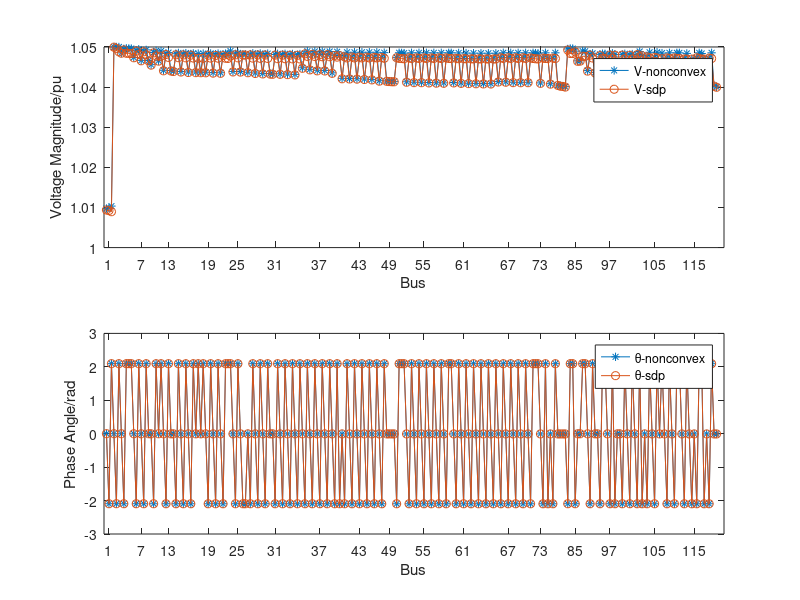

The MATLAB source for this figure:
clc;
clear;

x1=-2.4980E-16;
x2=-2.09440000;
x3=2.09440000;
x4=1.05000000;
x5=1.05000000;
x6=1.05000000;
x7=-0.00108263;
x8=-2.09469082;
x9=2.09413014;
x10=1.04851541;
x11=1.04953072;
x12=1.04966815;
x13=0.00000000;
x14=0.00000000;
x15=2.09411840;
x16=0.00000000;
x17=0.00000000;
x18=1.04963200;
x19=0.00000000;
x20=0.00000000;
x21=2.09411077;
x22=0.00000000;
x23=0.00000000;
x24=1.04960851;
x25=-0.00189793;
x26=-2.09489827;
x27=2.09393910;
x28=1.04740207;
x29=1.04919362;
x30=1.04943276;
x31=-0.00244243;
x32=-2.09503665;
x33=2.09381169;
x34=1.04666024;
x35=1.04896892;
x36=1.04927586;
x37=-0.00245305;
x38=0.00000000;
x39=0.00000000;
x40=1.04662761;
x41=0.00000000;
x42=0.00000000;
x43=-0.00322839;
x44=-2.09524510;
x45=2.09361995;
x46=1.04558587;
x47=1.04863156;
x48=1.04904018;
x49=-0.00247313;
x50=0.00000000;
x51=0.00000000;
x52=1.04656599;
x53=0.00000000;
x54=0.00000000;
x55=0.00000000;
x56=0.00000000;
x57=2.09360114;
x58=0.00000000;
x59=0.00000000;
x60=1.04898231;
x61=-0.00411525;
x62=-2.09547794;
x63=2.09338878;
x64=1.04419482;
x65=1.04836182;
x66=1.04859379;
x67=-0.00413304;
x68=0.00000000;
x69=0.00000000;
x70=1.04414032;
x71=0.00000000;
x72=0.00000000;
x73=-0.00424916;
x74=-2.09551600;
x75=2.09335304;
x76=1.04401727;
x77=1.04831454;
x78=1.04852493;
x79=-0.00433386;
x80=-2.09553900;
x81=2.09332251;
x82=1.04390150;
x83=1.04828590;
x84=1.04846937;
x85=-0.00442676;
x86=-2.09556402;
x87=2.09329341;
x88=1.04377392;
x89=1.04825364;
x90=1.04841441;
x91=-0.00445441;
x92=0.00000000;
x93=2.09326416;
x94=1.04377087;
x95=0.00000000;
x96=1.04836178;
x97=-0.00447065;
x98=0.00000000;
x99=2.09327280;
x100=1.04375098;
x101=0.00000000;
x102=1.04835993;
x103=-0.00447188;
x104=-2.09558094;
x105=2.09328530;
x106=1.04370573;
x107=1.04822766;
x108=1.04839281;
x109=-0.00452340;
x110=-2.09560599;
x111=2.09327311;
x112=1.04362242;
x113=1.04818842;
x114=1.04836074;
x115=-0.00455334;
x116=-2.09562481;
x117=2.09326614;
x118=1.04357347;
x119=1.04815718;
x120=1.04834227;
x121=0.00000000;
x122=0.00000000;
x123=2.09324827;
x124=0.00000000;
x125=0.00000000;
x126=1.04831293;
x127=0.00000000;
x128=0.00000000;
x129=2.09360584;
x130=0.00000000;
x131=0.00000000;
x132=1.04899678;
x133=-0.00424948;
x134=-2.09551571;
x135=2.09331212;
x136=1.04390069;
x137=1.04826815;
x138=1.04850129;
x139=-0.00421887;
x140=-2.09557180;
x141=0.00000000;
x142=1.04389397;
x143=1.04819810;
x144=0.00000000;
x145=0.00000000;
x146=-2.09557384;
x147=0.00000000;
x148=0.00000000;
x149=1.04819183;
x150=0.00000000;
x151=-0.00433184;
x152=-2.09553626;
x153=2.09326497;
x154=1.04370923;
x155=1.04822767;
x156=1.04843411;
x157=-0.00441551;
x158=-2.09555508;
x159=2.09323415;
x160=1.04351722;
x161=1.04818949;
x162=1.04838931;
x163=-0.00444165;
x164=-2.09556616;
x165=2.09320987;
x166=1.04340900;
x167=1.04816810;
x168=1.04835323;
x169=-0.00445590;
x170=0.00000000;
x171=0.00000000;
x172=1.04336537;
x173=0.00000000;
x174=0.00000000;
x175=-0.00443387;
x176=-2.09558097;
x177=2.09317882;
x178=1.04332116;
x179=1.04814092;
x180=1.04830768;
x181=-0.00443110;
x182=-2.09558060;
x183=2.09317030;
x184=1.04331910;
x185=1.04813362;
x186=1.04829982;
x187=-0.00441398;
x188=-2.09558962;
x189=2.09314726;
x190=1.04324409;
x191=1.04810584;
x192=1.04826678;
x193=-0.00439687;
x194=-2.09559937;
x195=2.09313238;
x196=1.04316965;
x197=1.04807931;
x198=1.04824493;
x199=-0.00387464;
x200=-2.09542660;
x201=2.09352610;
x202=1.04481732;
x203=1.04835710;
x204=1.04894767;
x205=-0.00419849;
x206=-2.09551084;
x207=2.09348029;
x208=1.04443297;
x209=1.04822884;
x210=1.04890145;
x211=-0.00440102;
x212=-2.09556351;
x213=2.09345166;
x214=1.04419280;
x215=1.04814868;
x216=1.04887257;
x217=-0.00443065;
x218=-2.09556281;
x219=2.09345216;
x220=1.04415804;
x221=1.04814900;
x222=1.04887290;
x223=-0.00495409;
x224=-2.09569768;
x225=2.09339072;
x226=1.04355559;
x227=1.04792654;
x228=1.04881520;
x229=0.00000000;
x230=-2.09571535;
x231=0.00000000;
x232=0.00000000;
x233=1.04787223;
x234=0.00000000;
x235=-0.00613789;
x236=-2.09592402;
x237=2.09325508;
x238=1.04218925;
x239=1.04753455;
x240=1.04868265;
x241=-0.00613792;
x242=-2.09592313;
x243=2.09325333;
x244=1.04213186;
x245=1.04750061;
x246=1.04868336;
x247=-0.00613794;
x248=-2.09592250;
x249=2.09325210;
x250=1.04209168;
x251=1.04747686;
x252=1.04868387;
x253=-0.00613782;
x254=-2.09592153;
x255=2.09325034;
x256=1.04201120;
x257=1.04744525;
x258=1.04868462;
x259=-0.00613766;
x260=-2.09592035;
x261=2.09324822;
x262=1.04191347;
x263=1.04740686;
x264=1.04868554;
x265=-0.00665022;
x266=-2.09602534;
x267=2.09320798;
x268=1.04159136;
x269=1.04740612;
x270=1.04858096;
x271=-0.00666452;
x272=0.00000000;
x273=0.00000000;
x274=1.04154765;
x275=0.00000000;
x276=0.00000000;
x277=-0.00668420;
x278=0.00000000;
x279=0.00000000;
x280=1.04148755;
x281=0.00000000;
x282=0.00000000;
x283=-0.00669970;
x284=0.00000000;
x285=0.00000000;
x286=1.04144020;
x287=0.00000000;
x288=0.00000000;
x289=-0.00678685;
x290=-2.09606245;
x291=2.09318645;
x292=1.04143376;
x293=1.04734649;
x294=1.04855785;
x295=0.00000000;
x296=0.00000000;
x297=2.09317351;
x298=0.00000000;
x299=0.00000000;
x300=1.04851805;
x301=0.00000000;
x302=0.00000000;
x303=2.09315704;
x304=0.00000000;
x305=0.00000000;
x306=1.04846740;
x307=-0.00688578;
x308=-2.09608400;
x309=2.09317679;
x310=1.04131951;
x311=1.04731225;
x312=1.04854897;
x313=-0.00697245;
x314=-2.09608555;
x315=2.09317653;
x316=1.04121808;
x317=1.04731309;
x318=1.04854665;
x319=-0.00698328;
x320=-2.09608575;
x321=2.09317650;
x322=1.04120540;
x323=1.04731319;
x324=1.04854636;
x325=-0.00703475;
x326=-2.09608667;
x327=2.09317634;
x328=1.04114517;
x329=1.04731369;
x330=1.04854499;
x331=-0.00708623;
x332=-2.09608759;
x333=2.09317619;
x334=1.04108494;
x335=1.04731419;
x336=1.04854362;
x337=-0.00711332;
x338=-2.09608807;
x339=2.09317611;
x340=1.04105325;
x341=1.04731445;
x342=1.04854289;
x343=0.00000000;
x344=0.00000000;
x345=2.09317619;
x346=0.00000000;
x347=0.00000000;
x348=1.04854362;
x349=-0.00704256;
x350=-2.09615886;
x351=2.09314637;
x352=1.04114153;
x353=1.04719748;
x354=1.04851604;
x355=-0.00714196;
x356=-2.09621037;
x357=2.09313275;
x358=1.04102359;
x359=1.04713128;
x360=1.04848190;
x361=-0.00718781;
x362=-2.09624158;
x363=2.09312447;
x364=1.04096895;
x365=1.04709069;
x366=1.04846144;
x367=-0.00722517;
x368=-2.09625238;
x369=2.09311521;
x370=1.04092555;
x371=1.04707764;
x372=1.04844507;
x373=-0.00726188;
x374=-2.09626409;
x375=2.09311697;
x376=1.04088178;
x377=1.04706287;
x378=1.04844381;
x379=-0.00727825;
x380=-2.09627420;
x381=2.09311858;
x382=1.04086190;
x383=1.04704957;
x384=1.04844313;
x385=-0.00683969;
x386=-2.09605459;
x387=2.09318277;
x388=1.04137430;
x389=1.04734866;
x390=1.04855508;
x391=-0.00688447;
x392=-2.09605320;
x393=2.09317299;
x394=1.04132121;
x395=1.04734724;
x396=1.04854320;
x397=-0.00697385;
x398=-2.09605347;
x399=2.09317139;
x400=1.04121663;
x401=1.04734485;
x402=1.04854406;
x403=-0.00699010;
x404=-2.09605352;
x405=2.09317110;
x406=1.04119761;
x407=1.04734442;
x408=1.04854422;
x409=-0.00698804;
x410=-2.09607691;
x411=2.09316577;
x412=1.04120526;
x413=1.04730370;
x414=1.04853871;
x415=0.00000000;
x416=0.00000000;
x417=2.09314460;
x418=0.00000000;
x419=0.00000000;
x420=1.04847358;
x421=0.00000000;
x422=0.00000000;
x423=2.09312930;
x424=0.00000000;
x425=0.00000000;
x426=1.04842654;
x427=-0.00713619;
x428=-2.09610447;
x429=2.09316531;
x430=1.04103834;
x431=1.04725510;
x432=1.04854518;
x433=0.00000000;
x434=-2.09612060;
x435=0.00000000;
x436=0.00000000;
x437=1.04717351;
x438=0.00000000;
x439=-0.00730909;
x440=-2.09610503;
x441=2.09316227;
x442=1.04084013;
x443=1.04725054;
x444=1.04854686;
x445=-0.00741650;
x446=0.00000000;
x447=0.00000000;
x448=1.04052288;
x449=0.00000000;
x450=0.00000000;
x451=-0.00748097;
x452=0.00000000;
x453=0.00000000;
x454=1.04033325;
x455=0.00000000;
x456=0.00000000;
x457=-0.00750485;
x458=0.00000000;
x459=0.00000000;
x460=1.04026336;
x461=0.00000000;
x462=0.00000000;
x463=-0.00755506;
x464=0.00000000;
x465=0.00000000;
x466=1.04011018;
x467=0.00000000;
x468=0.00000000;
x469=0.00000000;
x470=-2.09469903;
x471=0.00000000;
x472=0.00000000;
x473=1.04950542;
x474=0.00000000;
x475=0.00000000;
x476=0.00000000;
x477=2.09411371;
x478=0.00000000;
x479=0.00000000;
x480=1.04961755;
x481=0.00000000;
x482=0.00000000;
x483=2.09411077;
x484=0.00000000;
x485=0.00000000;
x486=1.04960851;
x487=0.00000000;
x488=-2.09503665;
x489=0.00000000;
x490=0.00000000;
x491=1.04896892;
x492=0.00000000;
x493=-0.00248494;
x494=0.00000000;
x495=0.00000000;
x496=1.04652974;
x497=0.00000000;
x498=0.00000000;
x499=-0.00247313;
x500=0.00000000;
x501=0.00000000;
x502=1.04656599;
x503=0.00000000;
x504=0.00000000;
x505=0.00000000;
x506=0.00000000;
x507=2.09360114;
x508=0.00000000;
x509=0.00000000;
x510=1.04898231;
x511=0.00000000;
x512=0.00000000;
x513=2.09358469;
x514=0.00000000;
x515=0.00000000;
x516=1.04893168;
x517=-0.00414075;
x518=0.00000000;
x519=0.00000000;
x520=1.04411671;
x521=0.00000000;
x522=0.00000000;
x523=0.00000000;
x524=-2.09554072;
x525=0.00000000;
x526=0.00000000;
x527=1.04823855;
x528=0.00000000;
x529=0.00000000;
x530=0.00000000;
x531=2.09330957;
x532=0.00000000;
x533=0.00000000;
x534=1.04842957;
x535=-0.00449439;
x536=0.00000000;
x537=0.00000000;
x538=1.04367829;
x539=0.00000000;
x540=0.00000000;
x541=-0.00455334;
x542=-2.09562481;
x543=2.09326614;
x544=1.04357347;
x545=1.04815718;
x546=1.04834227;
x547=0.00000000;
x548=0.00000000;
x549=2.09324121;
x550=0.00000000;
x551=0.00000000;
x552=1.04829121;
x553=-0.00421887;
x554=0.00000000;
x555=0.00000000;
x556=1.04389397;
x557=0.00000000;
x558=0.00000000;
x559=0.00000000;
x560=-2.09557517;
x561=0.00000000;
x562=0.00000000;
x563=1.04818775;
x564=0.00000000;
x565=0.00000000;
x566=0.00000000;
x567=2.09326232;
x568=0.00000000;
x569=0.00000000;
x570=1.04842595;
x571=0.00000000;
x572=-2.09556708;
x573=0.00000000;
x574=0.00000000;
x575=1.04811703;
x576=0.00000000;
x577=-0.00447016;
x578=0.00000000;
x579=0.00000000;
x580=1.04332173;
x581=0.00000000;
x582=0.00000000;
x583=-0.00443387;
x584=-2.09558097;
x585=2.09317882;
x586=1.04332116;
x587=1.04814092;
x588=1.04830768;
x589=-0.00439687;
x590=-2.09559937;
x591=2.09313238;
x592=1.04316965;
x593=1.04807931;
x594=1.04824493;
x595=-0.00446028;
x596=-2.09556211;
x597=2.09345266;
x598=1.04412327;
x599=1.04814931;
x600=1.04887324;
x601=0.00000000;
x602=-2.09572713;
x603=0.00000000;
x604=0.00000000;
x605=1.04783603;
x606=0.00000000;
x607=-0.00613789;
x608=-2.09592402;
x609=2.09325508;
x610=1.04218925;
x611=1.04753455;
x612=1.04868265;
x613=-0.00613798;
x614=-2.09591982;
x615=2.09324691;
x616=1.04191372;
x617=1.04737733;
x618=1.04868600;
x619=-0.00669970;
x620=0.00000000;
x621=0.00000000;
x622=1.04144020;
x623=0.00000000;
x624=0.00000000;
x625=0.00000000;
x626=0.00000000;
x627=2.09315704;
x628=0.00000000;
x629=0.00000000;
x630=1.04846740;
x631=-0.00698328;
x632=-2.09608575;
x633=2.09317650;
x634=1.04120540;
x635=1.04731319;
x636=1.04854636;
x637=-0.00714041;
x638=-2.09608856;
x639=2.09317603;
x640=1.04102155;
x641=1.04731471;
x642=1.04854217;
x643=0.00000000;
x644=0.00000000;
x645=2.09317619;
x646=0.00000000;
x647=0.00000000;
x648=1.04854362;
x649=-0.00714614;
x650=0.00000000;
x651=0.00000000;
x652=1.04101084;
x653=0.00000000;
x654=0.00000000;
x655=0.00000000;
x656=-2.09625220;
x657=0.00000000;
x658=0.00000000;
x659=1.04705808;
x660=0.00000000;
x661=0.00000000;
x662=0.00000000;
x663=2.09310109;
x664=0.00000000;
x665=0.00000000;
x666=1.04840165;
x667=-0.00727501;
x668=0.00000000;
x669=0.00000000;
x670=1.04084169;
x671=0.00000000;
x672=0.00000000;
x673=0.00000000;
x674=-2.09628364;
x675=0.00000000;
x676=0.00000000;
x677=1.04702059;
x678=0.00000000;
x679=-0.00703344;
x680=-2.09605365;
x681=2.09317033;
x682=1.04114690;
x683=1.04734326;
x684=1.04854464;
x685=0.00000000;
x686=0.00000000;
x687=2.09311283;
x688=0.00000000;
x689=0.00000000;
x690=1.04837588;
x691=0.00000000;
x692=-2.09614828;
x693=0.00000000;
x694=0.00000000;
x695=1.04700665;
x696=0.00000000;
x697=-0.00730909;
x698=-2.09610503;
x699=2.09316227;
x700=1.04084013;
x701=1.04725054;
x702=1.04854686;
x703=-0.00748097;
x704=0.00000000;
x705=0.00000000;
x706=1.04033325;
x707=0.00000000;
x708=0.00000000;
x709=-0.00757060;
x710=0.00000000;
x711=0.00000000;
x712=1.04006276;
x713=0.00000000;
x714=0.00000000;
x715=0.00000000;
x716=-2.09440000;
x717=2.09440000;
x718=1.00972834;
x719=1.00985295;
x720=1.01034286;



Agams=[x715;x716;x717;x1;x2;x3;x7;x8;x9;x15;x21;x25;x26;x27;x31;x32;x33;x37;x43;x44;x45;x49;x57;x61;x62;x63;x67;x73;x74;x75;x79;x80;x81;x85;x86;x87;x91;x93;x97;x99;x103;x104;x105;x109;x110;x111;x115;x116;x117;x123;x129;x133;x134;x135;x139;x140;x146;x151;x152;x153;x157;x158;x159;x163;x164;x165;x169;x175;x176;x177;x181;x182;x183;x187;x188;x189;x193;x194;x195;x199;x200;x201;x205;x206;x207;x211;x212;x213;x217;x218;x219;x223;x224;x225;x230;x235;x236;x237;x241;x242;x243;x247;x248;x249;x253;x254;x255;x259;x260;x261;x265;x266;x267;x271;x277;x283;x289;x290;x291;x297;x303;x307;x308;x309;x313;x314;x315;x319;x320;x321;x325;x326;x327;x331;x332;x333;x337;x338;x339;x345;x349;x350;x351;x355;x356;x357;x361;x362;x363;x367;x368;x369;x373;x374;x375;x379;x380;x381;x385;x386;x387;x391;x392;x393;x397;x398;x399;x403;x404;x405;x409;x410;x411;x417;x423;x427;x428;x429;x434;x439;x440;x441;x445;x451;x457;x463;x470;x477;x483;x488;x493;x499;x507;x513;x517;x524;x531;x535;x541;x542;x543;x549;x553;x560;x567;x572;x577;x583;x584;x585;x589;x590;x591;x595;x596;x597;x602;x607;x608;x609;x613;x614;x615;x619;x627;x631;x632;x633;x637;x638;x639;x645;x649;x656;x663;x667;x674;x679;x680;x681;x687;x692;x697;x698;x699;x703;x709];

Vgams=[x718;x719;x720;x4;x5;x6;x10;x11;x12;x18;x24;x28;x29;x30;x34;x35;x36;x40;x46;x47;x48;x52;x60;x64;x65;x66;x70;x76;x77;x78;x82;x83;x84;x88;x89;x90;x94;x96;x100;x102;x106;x107;x108;x112;x113;x114;x118;x119;x120;x126;x132;x136;x137;x138;x142;x143;x149;x154;x155;x156;x160;x161;x162;x166;x167;x168;x172;x178;x179;x180;x184;x185;x186;x190;x191;x192;x196;x197;x198;x202;x203;x204;x208;x209;x210;x214;x215;x216;x220;x221;x222;x226;x227;x228;x233;x238;x239;x240;x244;x245;x246;x250;x251;x252;x256;x257;x258;x262;x263;x264;x268;x269;x270;x274;x280;x286;x292;x293;x294;x300;x306;x310;x311;x312;x316;x317;x318;x322;x323;x324;x328;x329;x330;x334;x335;x336;x340;x341;x342;x348;x352;x353;x354;x358;x359;x360;x364;x365;x366;x370;x371;x372;x376;x377;x378;x382;x383;x384;x388;x389;x390;x394;x395;x396;x400;x401;x402;x406;x407;x408;x412;x413;x414;x420;x426;x430;x431;x432;x437;x442;x443;x444;x448;x454;x460;x466;x473;x480;x486;x491;x496;x502;x510;x516;x520;x527;x534;x538;x544;x545;x546;x552;x556;x563;x570;x575;x580;x586;x587;x588;x592;x593;x594;x598;x599;x600;x605;x610;x611;x612;x616;x617;x618;x622;x630;x634;x635;x636;x640;x641;x642;x648;x652;x659;x666;x670;x677;x682;x683;x684;x690;x695;x700;x701;x702;x706;x712];
Vsdp=[
    1.009360402532195
    1.009225160560790
    1.008941684124791
    1.049942566694129
   1.049648710258695
   1.048794626767298
   1.048438105203447
   1.049261643829959
   1.048439366360175
   1.048403181813199
   1.048379661929789
   1.047310382445792
   1.048983522860771
   1.048186246699958
   1.046558975809167
   1.048798136550567
   1.048017511732961
   1.046526348767149
   1.045470294761636
   1.048519309818585
   1.047764947615744
   1.046464721212387
   1.047707014143051
   1.044060287012823
   1.048120039590067
   1.047395124831171
   1.044005782504798
   1.043880026014276
   1.048053383719363
   1.047339003095594
   1.043761426740304
   1.048009629661807
   1.047291126199063
   1.043631263010209
   1.047962250546050
   1.047244626518876
   1.043600953976499
   1.047182866323100
   1.043581110135466
   1.047173789774115
   1.043562742998041
   1.047930450437015
   1.047228804616732
   1.043478937568998
   1.047883107205039
   1.047205119411777
   1.043430045365008
   1.047847158090997
   1.047193001041525
   1.047133959099529
   1.047721497925191
   1.043772522722525
   1.048053692662108
   1.047289238061849
   1.043741197338508
   1.047983759259346
   1.047977484153172
   1.043580813158214
   1.048027309778185
   1.047219839966833
   1.043387744424240
   1.047998759669334
   1.047172854283514
   1.043279308245656
   1.047984484277261
   1.047135683790825
   1.043235671847131
   1.043191209231890
   1.047965664921001
   1.047089884727745
   1.043179559425685
   1.047958105388755
   1.047072222109709
   1.043106777903099
   1.047938624329472
   1.047036024809077
   1.043034029271313
   1.047917875495110
   1.047011035249338
   1.044686254739733
   1.048273509262498
   1.047658641498486
   1.044294795689410
   1.048159581419472
   1.047605404653017
   1.044050188602829
   1.048088377783584
   1.047572130449696
   1.044015420142697
   1.048089092327415
   1.047571643256616
   1.043421562076667
   1.047883378265956
   1.047472628594819
   1.047829071738671
   1.042071894201060
   1.047528145557776
   1.047269159184524
   1.042014571064993
   1.047494368273769
   1.047268994297660
   1.041974444984729
   1.047470723952105
   1.047268878865340
   1.041894024230581
   1.047439330296417
   1.047268851475351
   1.041796370161279
   1.047401209523516
   1.047268818420439
   1.041478514067187
   1.047365835000777
   1.047184221494179
   1.041434799185670
   1.041374691503208
   1.041327333423415
   1.041323510084520
   1.047310856457928
   1.047149567153074
   1.047109713840808
   1.047058991712647
   1.041210532625452
   1.047279613210251
   1.047134369334908
   1.041109091343145
   1.047277964344614
   1.047134419222166
   1.041096409477941
   1.047277758178176
   1.047134425423711
   1.041036172338202
   1.047276779437331
   1.047134454728403
   1.040975938339434
   1.047275800904645
   1.047134483999608
   1.040944238021199
   1.047275285931534
   1.047134499856776
   1.047134483593964
   1.041037032239120
   1.047170641869952
   1.047077506619614
   1.040922400812027
   1.047094865851100
   1.047048124140455
   1.040869788083026
   1.047048842508472
   1.047030159878261
   1.040826520316842
   1.047031361164725
   1.047015226622538
   1.040783886441153
   1.047015534592437
   1.047015424381328
   1.040765013310075
   1.047001775834219
   1.047015590898948
   1.041264301657827
   1.047314389659749
   1.047148284766463
   1.041211823120095
   1.047314609004894
   1.047136823297516
   1.041107225385006
   1.047314431643447
   1.047138553836926
   1.041088206976705
   1.047314399513773
   1.047138868469788
   1.041097340435319
   1.047273950586999
   1.047124066220812
   1.047058849595802
   1.047011747183341
   1.040931487287534
   1.047228882009344
   1.047121795228134
   1.047147286531556
   1.040733257049813
   1.047228498780960
   1.047125092624740
   1.040415972637630
   1.040226325270966
   1.040156423488394
   1.040003226133362
   1.049236335647907
   1.048388708337883
   1.048379661870127
   1.048798136533008
   1.046428469404660
   1.046464721150747
   1.047707014086737
   1.047656321170812
   1.043982163733737
   1.047977370194542
   1.047251280730977
   1.043508404989942
   1.043430045387270
   1.047847158079517
   1.047193001054243
   1.047112222259186
   1.043741197341711
   1.047973405321881
   1.047211676352290
   1.047926278703415
   1.043192034832934
   1.043191209175523
   1.047965664856614
   1.047089884559851
   1.043034029006077
   1.047917875525467
   1.047011035046258
   1.043980652841606
   1.048089806821492
   1.047571155973695
   1.047792867135683
   1.042071893993945
   1.047528145320610
   1.047269158874244
   1.041796685987116
   1.047371688050630
   1.047268440795530
   1.041327333399237
   1.047058991612788
   1.041096409302292
   1.047277757867522
   1.047134425301006
   1.040912538615927
   1.047274770970027
   1.047134515524039
   1.047134483552176
   1.040909645474323
   1.047016234354577
   1.046971747141910
   1.040743791875643
   1.046972789682153
   1.041037492976087
   1.047314313574550
   1.047139707470125
   1.046961020094337
   1.046980429976472
   1.040733256638727
   1.047228498681795
   1.047125092364956
   1.040226325125945
   1.039955805653054
];

Asdp =[            0
  -2.094395102393195
   2.094395102393195
                   0
  -2.094395102393195
   2.094395102393195
  -0.001114042997617
  -2.094677814382646
   2.094227371843334
   2.094215605333172
   2.094207956430435
  -0.001951751088087
  -2.094881276939847
   2.094109662770271
  -0.002511225689969
  -2.095016977623062
   2.094031160462308
  -0.002521853814949
  -0.003319706814619
  -2.095220265451322
   2.093912960168148
  -0.002541929688968
   2.093894108964751
  -0.004219125397403
  -2.095404252022548
   2.093609375851766
  -0.004236923867478
  -0.004355287662226
  -2.095435459688379
   2.093562252142861
  -0.004441299170038
  -2.095452906587013
   2.093524285286382
  -0.004535680890755
  -2.095472343841142
   2.093487019568534
  -0.004577942962657
   2.093445630778784
  -0.004594142876132
   2.093444721535275
  -0.004582016962374
  -2.095486880130940
   2.093473439236115
  -0.004635351399152
  -2.095508453516099
   2.093453387141232
  -0.004666846616917
  -2.095525459997125
   2.093440593293419
   2.093429707393956
   2.093898822023228
  -0.004342657479391
  -2.095452874808363
   2.093547690486301
  -0.004350386054559
  -2.095508873475169
  -2.095510915017567
  -0.004430327231407
  -2.095468676854946
   2.093508692788776
  -0.004517623552557
  -2.095486288961439
   2.093486063432272
  -0.004546602343553
  -2.095495033412285
   2.093466453844775
  -0.004560862743662
  -0.004542359709826
  -2.095505517743380
   2.093441441824870
  -0.004545866399285
  -2.095516373210974
   2.093435808548178
  -0.004525543284935
  -2.095530484550951
   2.093416226048602
  -0.004505754588619
  -2.095543944004975
   2.093404831517877
  -0.003977747818781
  -2.095409219412743
   2.093881781619817
  -0.004307351939231
  -2.095497191384464
   2.093865094988830
  -0.004513482145233
  -2.095552185925673
   2.093854664109939
  -0.004543116945602
  -2.095552513002498
   2.093855029500923
  -0.005047370699282
  -2.095691897559425
   2.093785465018464
  -2.095709566414994
  -0.006195611352301
  -2.095930099790372
   2.093641612021804
  -0.006194987776100
  -2.095929613645372
   2.093643275622862
  -0.006194551085527
  -2.095929273173089
   2.093644440037880
  -0.006193813657285
  -2.095928881762575
   2.093646065278518
  -0.006192916489662
  -2.095928406333228
   2.093648038676735
  -0.006714322191004
  -2.096037385414733
   2.093548612974732
  -0.006728631990000
  -0.006748309365583
  -0.006763814574951
  -0.006845155743475
  -2.096078200841272
   2.093524134105433
   2.093511158876125
   2.093494643489660
  -0.006941083996564
  -2.096100260231992
   2.093513357797964
  -0.007027767783139
  -2.096100983625753
   2.093511157383656
  -0.007038604450792
  -2.096101074061626
   2.093510882383961
  -0.007090083298724
  -2.096101503523347
   2.093509575884738
  -0.007141567986131
  -2.096101932856865
   2.093508269539346
  -0.007168667147334
  -2.096102158867217
   2.093507581949628
   2.093508269414526
  -0.007087290158808
  -2.096182294246270
   2.093474241223140
  -0.007189931455399
  -2.096236640360198
   2.093441027403626
  -0.007237759261008
  -2.096269731662552
   2.093421107352083
  -0.007275670709475
  -2.096282067776996
   2.093407274417532
  -0.007313183869811
  -2.096293428143920
   2.093404496770985
  -0.007330264697292
  -2.096303391158026
   2.093402440195456
  -0.006898299641593
  -2.096069521587371
   2.093523190907121
  -0.006942253938337
  -2.096069870002508
   2.093514514346355
  -0.007031649683736
  -2.096067599866052
   2.093515173340661
  -0.007047904875822
  -2.096067187200610
   2.093515293147952
  -0.007042656924010
  -2.096093159024348
   2.093506251767737
   2.093485017888658
   2.093469680558385
  -0.007188076258649
  -2.096116573322560
   2.093505521706312
  -2.096132709163281
  -0.007361017241769
  -2.096112234648399
   2.093506812697332
  -0.007468445308626
  -0.007532929597523
  -0.007556816527019
  -0.007607030798584
  -2.094686037816079
   2.094210898393186
   2.094207956383454
  -2.095016977591447
  -0.002553740637168
  -0.002541929702296
   2.093894108947062
   2.093877612434092
  -0.004244637326221
  -2.095460188025347
   2.093511314535772
  -0.004617895210790
  -0.004666846616655
  -2.095525460048054
   2.093440593439194
   2.093422630020051
  -0.004350386054694
  -2.095512241997577
   2.093506034919046
  -2.095498301537393
  -0.004575123773410
  -0.004542359718121
  -2.095505517701103
   2.093441441998702
  -0.004505754511791
  -2.095543943985737
   2.093404831430577
  -0.004572753686077
  -2.095552840171752
   2.093855394686911
  -2.095721346621459
  -0.006195611309595
  -2.095930099763101
   2.093641611892295
  -0.006192665742862
  -2.095927869599215
   2.093649345897246
  -0.006763814576196
   2.093494643490066
  -0.007038604396626
  -2.096101073992057
   2.093510882429780
  -0.007195767910647
  -2.096102384834198
   2.093506894372791
   2.093508269408998
  -0.007194109287315
  -2.096280349759505
   2.093393116162606
  -0.007326318213184
  -2.096312830471668
  -0.007091254635171
  -2.096066086480409
   2.093515612495143
   2.093453161384050
  -2.096160385729454
  -0.007361017192355
  -2.096112234591521
   2.093506812519693
  -0.007532929562326
  -0.007622576904494];

Pg_gams=[0.01094960;0.00941266;0.00740610];
Qg_gams=[0.00640853;0.00532436;0.00396394];
Pg_sdp=[0.010949826381982
   0.009410722582650
   0.007407761450845];
Qg_sdp=[0.006409915612862
   0.005323181280258
   0.003962388701870];

V_MAE=max(abs(Vsdp-Vgams))
Pg_MAE=max(abs(Pg_sdp-Pg_gams))
Qg_MAE=max(abs(Qg_sdp-Qg_gams))
V_RMSE=sqrt((sum(abs(Vsdp-Vgams).^2))/247)
Pg_RMSE=sqrt((sum(abs(Pg_sdp-Pg_gams).^2))/247)
Qg_RMSE=sqrt((sum(abs(Qg_sdp-Qg_gams).^2))/247)


figure(1)
subplot(2,1,1) 
plot(1:247,Vgams,'-*',1:247,Vsdp,'-o')

xlabel('Bus');
ylabel('Voltage Magnitude/pu');
xticks([ 2  15  26 42  54 69 87 103 115 129 145 163 176 190 204 222 238])
set(gca, 'xticklabel',{'1';'7';'13';'19';'25';'31';'37';'43';'49';'55';'61';'67';'73';'85';'97';'105';'115'});

set(gca,'xticklabelRotation',0);

legend('V-nonconvex','V-sdp');

subplot(2,1,2) 
plot(1:247,Agams,'-*',1:247,Asdp,'-o')
xlabel('Bus');
ylabel('Phase Angle/rad');
xticks([ 2  15  26 42  54 69 87 103 115 129 145 163 176 190 204 222 238])
set(gca, 'xticklabel',{'1';'7';'13';'19';'25';'31';'37';'43';'49';'55';'61';'67';'73';'85';'97';'105';'115'});
set(gca,'xticklabelRotation',0);

legend('\theta-nonconvex','\theta-sdp');
